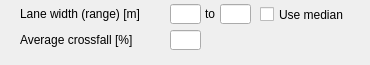
                  <widget class="QWidget" name="collector_info_wdg" native="true">
                   <property name="sizePolicy">
                    <sizepolicy hsizetype="Preferred" vsizetype="Preferred">
                     <horstretch>0</horstretch>
                     <verstretch>0</verstretch>
                    </sizepolicy>
                   </property>
                   <property name="minimumSize">
                    <size>
                     <width>369</width>
                     <height>65</height>
                    </size>
                   </property>
                   <property name="maximumSize">
                    <size>
                     <width>16777215</width>
                     <height>65</height>
                    </size>
                   </property>
                   <widget class="QLabel" name="w_collectlane_lbl">
                    <property name="geometry">
                     <rect>
                      <x>20</x>
                      <y>4</y>
                      <width>140</width>
                      <height>20</height>
                     </rect>
                    </property>
                    <property name="text">
                     <string>Lane width (range) [m]</string>
                    </property>
                   </widget>
                   <widget class="QLineEdit" name="w_collectlane_min_box">
                    <property name="geometry">
                     <rect>
                      <x>170</x>
                      <y>4</y>
                      <width>31</width>
                      <height>20</height>
                     </rect>
                    </property>
                    <property name="text">
                     <string/>
                    </property>
                   </widget>
                   <widget class="QCheckBox" name="w_collectlane_med_check">
                    <property name="geometry">
                     <rect>
                      <x>260</x>
                      <y>6</y>
                      <width>101</width>
                      <height>17</height>
                     </rect>
                    </property>
                    <property name="text">
                     <string>Use median</string>
                    </property>
                   </widget>
                   <widget class="QLineEdit" name="w_collectlane_max_box">
                    <property name="geometry">
                     <rect>
                      <x>220</x>
                      <y>4</y>
                      <width>31</width>
                      <height>20</height>
                     </rect>
                    </property>
                    <property name="text">
                     <string/>
                    </property>
                   </widget>
                   <widget class="QLabel" name="w_collectlane_lbl2">
                    <property name="geometry">
                     <rect>
                      <x>205</x>
                      <y>4</y>
                      <width>21</width>
                      <height>20</height>
                     </rect>
                    </property>
                    <property name="text">
                     <string>to</string>
                    </property>
                   </widget>
                   <widget class="QLabel" name="collect_crossfall_lbl">
                    <property name="geometry">
                     <rect>
                      <x>20</x>
                      <y>30</y>
                      <width>140</width>
                      <height>20</height>
                     </rect>
                    </property>
                    <property name="text">
                     <string>Average crossfall [%]</string>
                    </property>
                   </widget>
                   <widget class="QLineEdit" name="collect_crossfall_box">
                    <property name="geometry">
                     <rect>
                      <x>170</x>
                      <y>30</y>
                      <width>31</width>
                      <height>20</height>
                     </rect>
                    </property>
                    <property name="text">
                     <string/>
                    </property>
                   </widget>
                  </widget>
